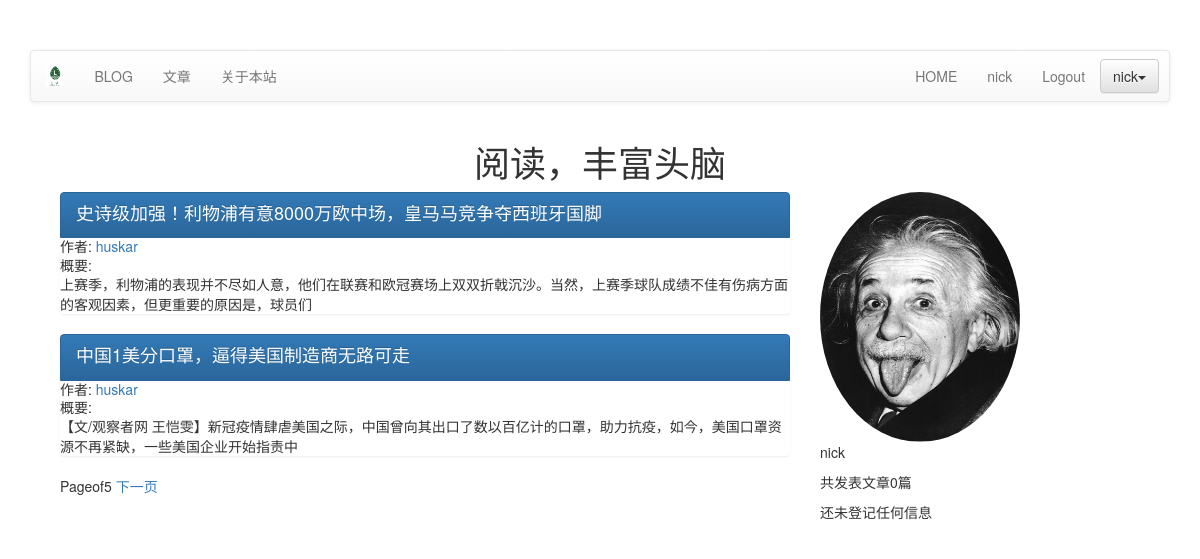
Screenshot of /article/list-article-titles/huskar/ (signed in) with the database file from the repository.
### article/models.py (models this page shows, shortened)
class ArticlePost(models.Model):
    author = models.ForeignKey(User, related_name="article", on_delete=models.PROTECT)
    title = models.CharField(max_length=200)
    slug = models.SlugField(max_length=500)
    column = models.ForeignKey(ArticleColumn, related_name="article_column", on_delete=models.PROTECT)
    body = models.TextField()
    created = models.DateTimeField(default=timezone.now())
    update = models.DateTimeField(auto_now=True)
    users_like = models.ManyToManyField(User, related_name="articles_like", blank=True)
    article_tag = models.ManyToManyField(ArticleTag, related_name='article_tag', blank=True)
    class Meta:
        ordering = ("-update",)
        index_together = (("id", "slug"),)
    def get_url_path(self):
        return reverse("article:list_article_detail", args=[self.id, self.slug])

### article/list_views.py (the view)
# urls.py: url(r'^list-article-titles/(?P<username>[-\w]+)/$', list_views.article_titles, name="author_articles"),
def article_titles(request, username=None):
    if username:
        user = User.objects.get(username=username)
        article_title = ArticlePost.objects.filter(author=user)
        try:
            userinfo = user.userinfo
        except:
            userinfo = None
    else:
        article_title = ArticlePost.objects.all()
    paginator = Paginator(article_title, 2)
    page = request.GET.get("page")
    try:
        current_page = paginator.page(page)
        articles = current_page.object_list
    except PageNotAnInteger:
        current_page = paginator.page(1)
        articles = current_page.object_list
    except EmptyPage:
        current_page = paginator.page(paginator.num_pages)
        articles = current_page.object_list
    if username:
        return render(request, "article/list/author_articles.html", {"articles": articles, "page": current_page})
    return render(request, "article/list/article_titles.html", {"articles": articles, "page": current_page})

### article/templatetags/article_tags.py (called while the page is built)
@register.simple_tag
def author_total_articles(user):
    return user.article.count()

### templates/article/list/author_articles.html
{%  extends "base.html" %}
{% load article_tags %}
{% load staticfiles %}
{% block content %}
<div class="row text-center vertical-middle-sm">
   <h1>阅读，丰富头脑</h1>
</div>
<div class="container">
 <div class="col-md-8">
     {% for article in articles %}
     <div class="list-group">
         <a href="{{ article.get_url_path }}" class="list-group-item active">
             <h4 class="list-group-item-heading">{{ article.title }}</h4>
         </a>
         <p class="list-group-item-text">作者:
             <a href="{% url 'article:author_articles' article.author.username %}">
               {{ article.author.username }}
             </a>
         </p>
         <p class="list-group-item-text">概要:
               {{ article.body|slice:'70'|linebreaks }}
         </p>
     </div>
     {% endfor %}
{% include "article/paginator.html" %}
 </div>
 <div class="col-md-4">
 <div>
     {% if userinfo.photo %}
     <img src="{{ userinfo.photo|striptags }}" class="img-cirlce" id="my_photo" name="user_face">
     {% else %}
     <img src="{% static '/image/estan.jpg' %}" class="img-circle" id="my_photo" name="user_face" style="height: 250px;width: 200px">
     {% endif %}
 </div>
 <div>
     <p>{{ user.username }}</p>
     <p>共发表文章{% author_total_articles user %}篇</p>
     {% if userinfo %}
     <p>{{ userinfo.company }}</p>
     <p>{{ userinfo.aboutme }}</p>
     {% else %}
     <p>还未登记任何信息</p>
     {% endif %}
 </div>
 </div>
</div>
{% endblock %}

### templates/header.html (shortened to what this page needs)
{% load staticfiles %}
<div class="container">
    <nav class="navbar navbar-default" role="navigation">
        <div class="navbar-header">
            <a class="navbar-brand" href="."><img src="{% static '/static/image/logo.png' %}" height="100%"> </a>
        </div>
        <div>
            <ul class="nav navbar-nav" role="navigation">
                <li><a href="{% url 'blog:blog_title' %}">BLOG</a> </li>
                <li><a href="{% url 'article:list_article_titles' %}">文章</a> </li>
                <li><a href="{% url 'course:about' %}">关于本站</a></li>
            </ul>
            <ul class="nav navbar-nav navbar-right" style="margin-right: 10px">
                {% if user.is_authenticated %}
                <li><a href="{% url 'home' %}">HOME</a> </li>
                <li><a href="#">{{ user.username }}</a> </li>
                <li><a href="{% url 'account:user_logout' %}">Logout</a> </li>
                {% else %}
                <li><a href="{% url 'account:user_login' %}">LOGIN</a> </li>
                <li><a href="{% url 'account:user_register' %}">Sign up</a> </li>
                {% endif %}
                <li>
                    <div class="dropdown" style="margin-top:8px">
                        <button class='btn btn-default dropdown-toggle' type="button" id="dropdownMenu"
                                data-toggle="dropdown">{{ user.username }}<span class="caret"></span> </button>
                    </div>
                </li>
            </ul>
        </div>
    </nav>
</div>

### rows the page displays
ArticlePost: title "史诗级加强！利物浦有意8000万欧中场，皇马马竞争夺西班牙国脚", author.username "huskar", body "上赛季，利物浦的表现并不尽如人意，他们在联赛和欧冠赛场上双双折戟沉沙。当然，上赛季球队成绩不佳有伤病方面的客观因素，但更重要的原因是，球员们"
ArticlePost: title "中国1美分口罩，逼得美国制造商无路可走", author.username "huskar", body "【文/观察者网 王恺雯】新冠疫情肆虐美国之际，中国曾向其出口了数以百亿计的口罩，助力抗疫，如今，美国口罩资源不再紧缺，一些美国企业开始指责中"

### other values shown
{{ user.username }} "nick"
{{ page.paginator.num_pages }} "5"
